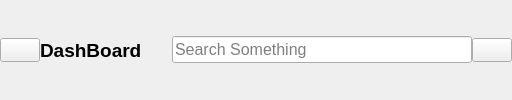
        <widget class="QWidget" name="widget_headerframe" native="true">
         <layout class="QHBoxLayout" name="horizontalLayout_2">
          <property name="spacing">
           <number>0</number>
          </property>
          <property name="leftMargin">
           <number>0</number>
          </property>
          <property name="topMargin">
           <number>0</number>
          </property>
          <property name="rightMargin">
           <number>0</number>
          </property>
          <property name="bottomMargin">
           <number>0</number>
          </property>
          <item alignment="Qt::AlignLeft">
           <widget class="QWidget" name="widget_leaftside" native="true">
            <layout class="QHBoxLayout" name="horizontalLayout_3">
             <property name="spacing">
              <number>0</number>
             </property>
             <property name="leftMargin">
              <number>0</number>
             </property>
             <property name="topMargin">
              <number>0</number>
             </property>
             <property name="rightMargin">
              <number>0</number>
             </property>
             <property name="bottomMargin">
              <number>0</number>
             </property>
             <item alignment="Qt::AlignLeft">
              <widget class="QPushButton" name="pushButton_menu">
               <property name="minimumSize">
                <size>
                 <width>24</width>
                 <height>24</height>
                </size>
               </property>
               <property name="cursor">
                <cursorShape>PointingHandCursor</cursorShape>
               </property>
               <property name="text">
                <string/>
               </property>
               <property name="icon">
                <iconset resource="../Assets/Icons.qrc">
                 <normaloff>:/BlueIcons/Icons/buleicons/menu.svg</normaloff>:/BlueIcons/Icons/buleicons/menu.svg</iconset>
               </property>
               <property name="iconSize">
                <size>
                 <width>30</width>
                 <height>30</height>
                </size>
               </property>
              </widget>
             </item>
             <item alignment="Qt::AlignLeft">
              <widget class="QLabel" name="label_dashboard">
               <property name="font">
                <font>
                 <pointsize>14</pointsize>
                 <weight>75</weight>
                 <bold>true</bold>
                </font>
               </property>
               <property name="text">
                <string>DashBoard</string>
               </property>
              </widget>
             </item>
            </layout>
           </widget>
          </item>
          <item>
           <widget class="QWidget" name="widget_center" native="true">
            <property name="sizePolicy">
             <sizepolicy hsizetype="Expanding" vsizetype="Preferred">
              <horstretch>0</horstretch>
              <verstretch>0</verstretch>
             </sizepolicy>
            </property>
            <layout class="QHBoxLayout" name="horizontalLayout_4">
             <property name="spacing">
              <number>0</number>
             </property>
             <property name="leftMargin">
              <number>0</number>
             </property>
             <property name="topMargin">
              <number>0</number>
             </property>
             <property name="rightMargin">
              <number>0</number>
             </property>
             <property name="bottomMargin">
              <number>0</number>
             </property>
             <item alignment="Qt::AlignHCenter">
              <widget class="QFrame" name="frame_search">
               <property name="sizePolicy">
                <sizepolicy hsizetype="Expanding" vsizetype="Preferred">
                 <horstretch>0</horstretch>
                 <verstretch>0</verstretch>
                </sizepolicy>
               </property>
               <property name="minimumSize">
                <size>
                 <width>30</width>
                 <height>30</height>
                </size>
               </property>
               <property name="frameShape">
                <enum>QFrame::NoFrame</enum>
               </property>
               <property name="lineWidth">
                <number>2</number>
               </property>
               <layout class="QHBoxLayout" name="horizontalLayout_5">
                <property name="spacing">
                 <number>0</number>
                </property>
                <property name="leftMargin">
                 <number>0</number>
                </property>
                <property name="topMargin">
                 <number>0</number>
                </property>
                <property name="rightMargin">
                 <number>0</number>
                </property>
                <property name="bottomMargin">
                 <number>0</number>
                </property>
                <item>
                 <widget class="QLabel" name="label_iconsearch">
                  <property name="minimumSize">
                   <size>
                    <width>30</width>
                    <height>30</height>
                   </size>
                  </property>
                  <property name="maximumSize">
                   <size>
                    <width>30</width>
                    <height>30</height>
                   </size>
                  </property>
                  <property name="text">
                   <string/>
                  </property>
                  <property name="pixmap">
                   <pixmap resource="../Assets/Icons.qrc">:/BlueIcons/Icons/buleicons/search.svg</pixmap>
                  </property>
                  <property name="scaledContents">
                   <bool>true</bool>
                  </property>
                 </widget>
                </item>
                <item>
                 <widget class="QLineEdit" name="lineEdit_writesearch">
                  <property name="minimumSize">
                   <size>
                    <width>300</width>
                    <height>12</height>
                   </size>
                  </property>
                  <property name="font">
                   <font>
                    <pointsize>12</pointsize>
                   </font>
                  </property>
                  <property name="maxLength">
                   <number>10000</number>
                  </property>
                  <property name="placeholderText">
                   <string>Search Something</string>
                  </property>
                 </widget>
                </item>
               </layout>
              </widget>
             </item>
            </layout>
           </widget>
          </item>
          <item alignment="Qt::AlignRight">
           <widget class="QWidget" name="widget_ringtside" native="true">
            <layout class="QHBoxLayout" name="horizontalLayout_6">
             <property name="spacing">
              <number>0</number>
             </property>
             <property name="leftMargin">
              <number>0</number>
             </property>
             <property name="topMargin">
              <number>0</number>
             </property>
             <property name="rightMargin">
              <number>0</number>
             </property>
             <property name="bottomMargin">
              <number>0</number>
             </property>
             <item>
              <widget class="QPushButton" name="pushButton_user">
               <property name="minimumSize">
                <size>
                 <width>24</width>
                 <height>24</height>
                </size>
               </property>
               <property name="cursor">
                <cursorShape>PointingHandCursor</cursorShape>
               </property>
               <property name="text">
                <string/>
               </property>
               <property name="icon">
                <iconset resource="../Assets/Icons.qrc">
                 <normaloff>:/BlueIcons/Icons/buleicons/user.svg</normaloff>:/BlueIcons/Icons/buleicons/user.svg</iconset>
               </property>
               <property name="iconSize">
                <size>
                 <width>30</width>
                 <height>30</height>
                </size>
               </property>
              </widget>
             </item>
            </layout>
           </widget>
          </item>
         </layout>
        </widget>
